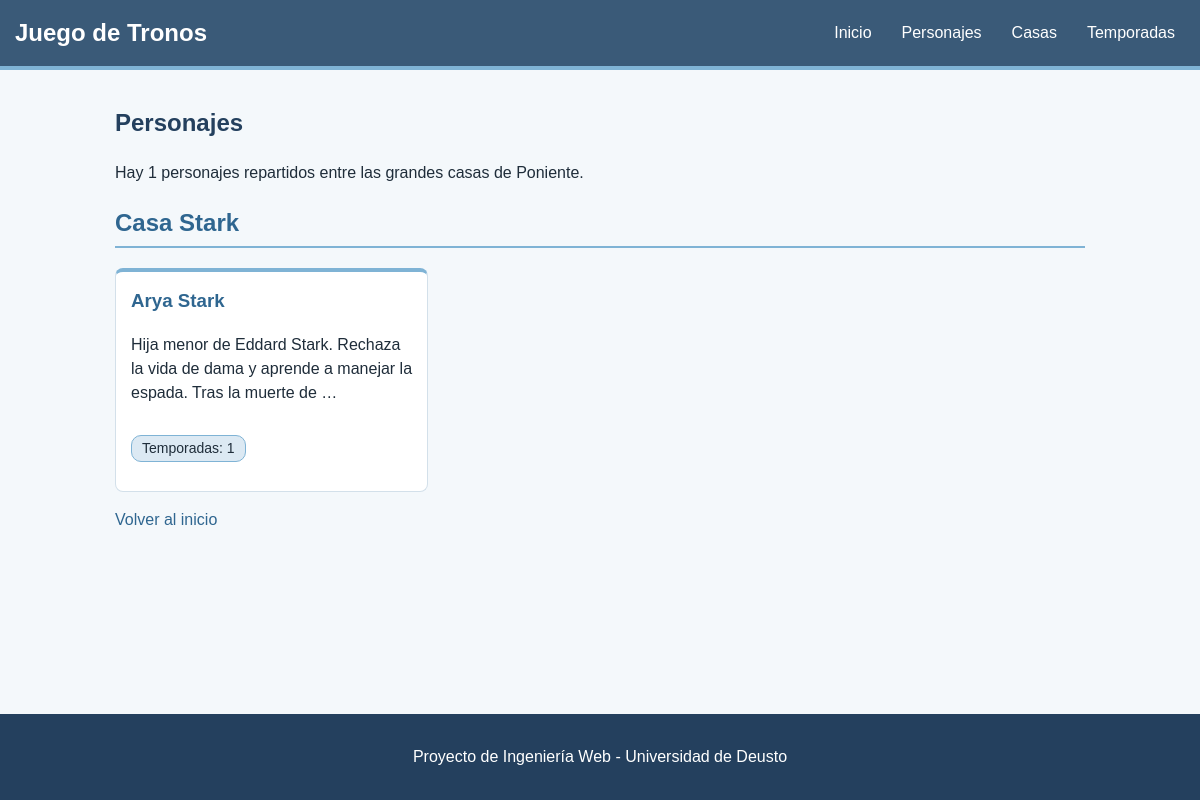
The page /personajes/ on the database as committed earlier.
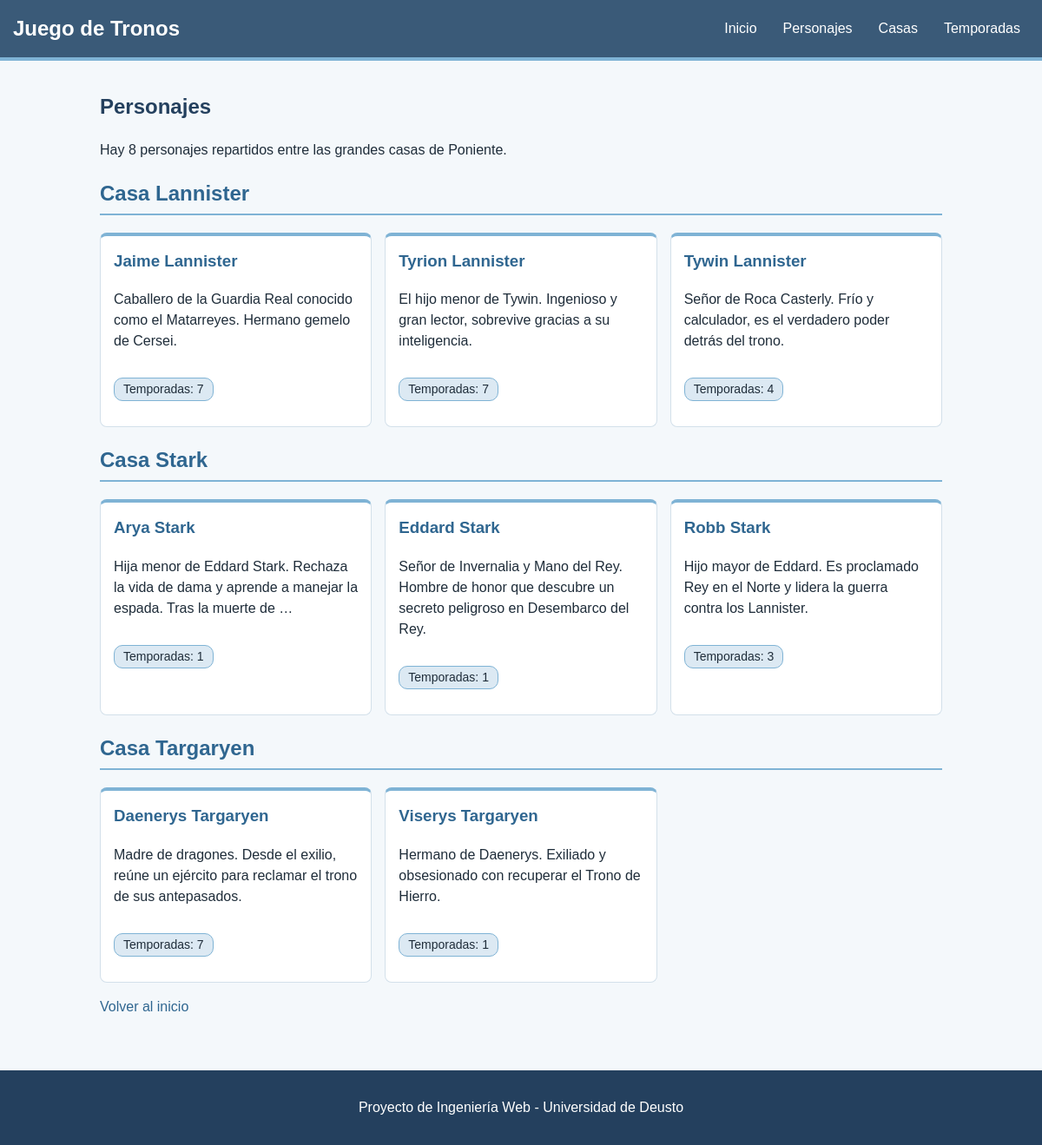
The same page on the database as committed later.
### poniente/models.py (models this page shows, shortened)
class Casa(models.Model):
    nombre = models.CharField(max_length=50)
    lema = models.CharField(max_length=100)
    sede = models.CharField(max_length=50)
    descripcion = models.TextField()
    class Meta:
        ordering = ["nombre"]

class Personaje(models.Model):
    nombre = models.CharField(max_length=50)
    descripcion = models.TextField()
    casa = models.ForeignKey(Casa, on_delete=models.CASCADE, related_name="personajes")
    temporadas = models.ManyToManyField(Temporada, related_name="personajes")
    class Meta:
        ordering = ["nombre"]

### poniente/views.py (the view)
# urls.py: path('personajes/', views.lista_personajes, name='personaje_list'),
def lista_personajes(request):
    casas = Casa.objects.all()
    num_personajes = Personaje.objects.count()
    return render(request, 'personaje_list.html', {
        'casas': casas,
        'num_personajes': num_personajes,
    })

### poniente/templates/personaje_list.html (shortened to what this page needs)
{% extends "seccion.html" %}
{% block content %}
<section>
    <h1>Personajes</h1>
    {% if num_personajes %}
    <p>Hay {{ num_personajes }} personajes repartidos entre las grandes casas de Poniente.</p>
        {% for casa in casas %}
        <section class="grupo-casa">
        <h2><a href="{% url 'casa_detail' casa.pk %}">Casa {{ casa.nombre }}</a></h2>
            <div class="tarjetas">
            {% for personaje in casa.personajes.all %}
                <article class="tarjeta">
                    <h3><a href="{% url 'personaje_detail' personaje.pk %}">{{ personaje.nombre }}</a></h3>
                    <p>{{ personaje.descripcion|truncatewords:20 }}</p>
                    <p class="etiqueta">Temporadas: {{ personaje.temporadas.all|length }}</p>
                </article>
            {% endfor %}
            </div>
        </section>
        {% endfor %}
    {% else %}
        <p>Todavía no hay personajes.</p>
    {% endif %}
</section>
{% endblock %}

### poniente/templates/seccion.html
{% extends "base.html" %}
{% block main %}
<div class="seccion">
    {% block content %}{% endblock %}
</div>
<p><a href="{% url 'index' %}">Volver al inicio</a></p>
{% endblock %}

### poniente/templates/base.html (shortened to what this page needs)
{% load static %}
<!DOCTYPE html>
<html lang="es">
<head>
    <link rel="stylesheet" href="{% static 'css/style.css' %}">
</head>
<body>
    <header>
        <p class="logo">Juego de Tronos</p>
        <nav>
            <a href="{% url 'index' %}">Inicio</a>
            <a href="{% url 'personaje_list' %}">Personajes</a>
            <a href="{% url 'casa_list' %}">Casas</a>
            <a href="{% url 'temporada_list' %}">Temporadas</a>
        </nav>
    </header>
    <main>
        {% block main %}
        {% endblock %}
    </main>
    <footer>
        <p>Proyecto de Ingeniería Web - Universidad de Deusto</p>
    </footer>
</body>
</html>

### poniente/static/css/style.css (style rules this page uses)
body { display: flex; flex-direction: column; min-height: 100vh; margin: 0; font-family: Arial, sans-serif; line-height: 1.5; color: #1f2d3a; background-color: #f4f8fb; }
h1, h2, h3 { color: #24405e; }
h2 { padding-bottom: 5px; border-bottom: 2px solid #7fb3d5; }
a { color: #2f6690; text-decoration: none; }
main { flex: 1; width: 100%; box-sizing: border-box; padding: 15px; }
header { display: flex; flex-direction: column; align-items: center; padding: 15px; background-color: #3a5a78; border-bottom: 4px solid #7fb3d5; }
.logo { margin: 0 0 10px 0; font-size: 24px; font-weight: bold; color: #ffffff; }
nav { display: flex; flex-wrap: wrap; justify-content: center; gap: 10px; }
nav a { padding: 5px 10px; color: #ffffff; border-radius: 4px; }
.tarjetas { display: grid; grid-template-columns: 1fr; gap: 15px; }
.tarjeta { padding: 15px; background-color: #ffffff; border: 1px solid #d3e0ea; border-top: 4px solid #7fb3d5; border-radius: 8px; }
.tarjeta h3 { margin-top: 0; }
.etiqueta { display: inline-block; padding: 2px 10px; font-size: 14px; color: #1f2d3a; background-color: #dce9f3; border: 1px solid #7fb3d5; border-radius: 10px; }
footer { margin-top: 30px; padding: 15px; text-align: center; color: #ffffff; background-color: #24405e; }
@media (min-width: 600px) { header { flex-direction: row; justify-content: space-between; } }
@media (min-width: 600px) { .logo { margin: 0; } }
@media (min-width: 600px) { .tarjetas { grid-template-columns: 1fr 1fr; } }
@media (min-width: 900px) { main { max-width: 1000px; margin: 0 auto; } }
@media (min-width: 900px) { .tarjetas { grid-template-columns: 1fr 1fr 1fr; } }

Rows that differ between the two databases and show on the page:
added Casa: nombre "Lannister"
added Personaje: nombre "Jaime Lannister", descripcion "Caballero de la Guardia Real conocido como el Matarreyes. Hermano gemelo de Cersei.", temporadas.all|length "7", shown under "Lannister"
added Personaje: nombre "Tyrion Lannister", descripcion "El hijo menor de Tywin. Ingenioso y gran lector, sobrevive gracias a su inteligencia.", temporadas.all|length "7", shown under "Lannister"
added Personaje: nombre "Tywin Lannister", descripcion "Señor de Roca Casterly. Frío y calculador, es el verdadero poder detrás del trono.", temporadas.all|length "4", shown under "Lannister"
added Personaje: nombre "Eddard Stark", descripcion "Señor de Invernalia y Mano del Rey. Hombre de honor que descubre un secreto peligroso en Desembarco del Rey.", temporadas.all|length "1", shown under Casa "Stark"
added Personaje: nombre "Robb Stark", descripcion "Hijo mayor de Eddard. Es proclamado Rey en el Norte y lidera la guerra contra los Lannister.", temporadas.all|length "3", shown under Casa "Stark"
added Casa: nombre "Targaryen"
added Personaje: nombre "Daenerys Targaryen", descripcion "Madre de dragones. Desde el exilio, reúne un ejército para reclamar el trono de sus antepasados.", temporadas.all|length "7", shown under "Targaryen"
added Personaje: nombre "Viserys Targaryen", descripcion "Hermano de Daenerys. Exiliado y obsesionado con recuperar el Trono de Hierro.", temporadas.all|length "1", shown under "Targaryen"
Other text that changed with them:
{{ num_personajes }}: "1" → "8"
